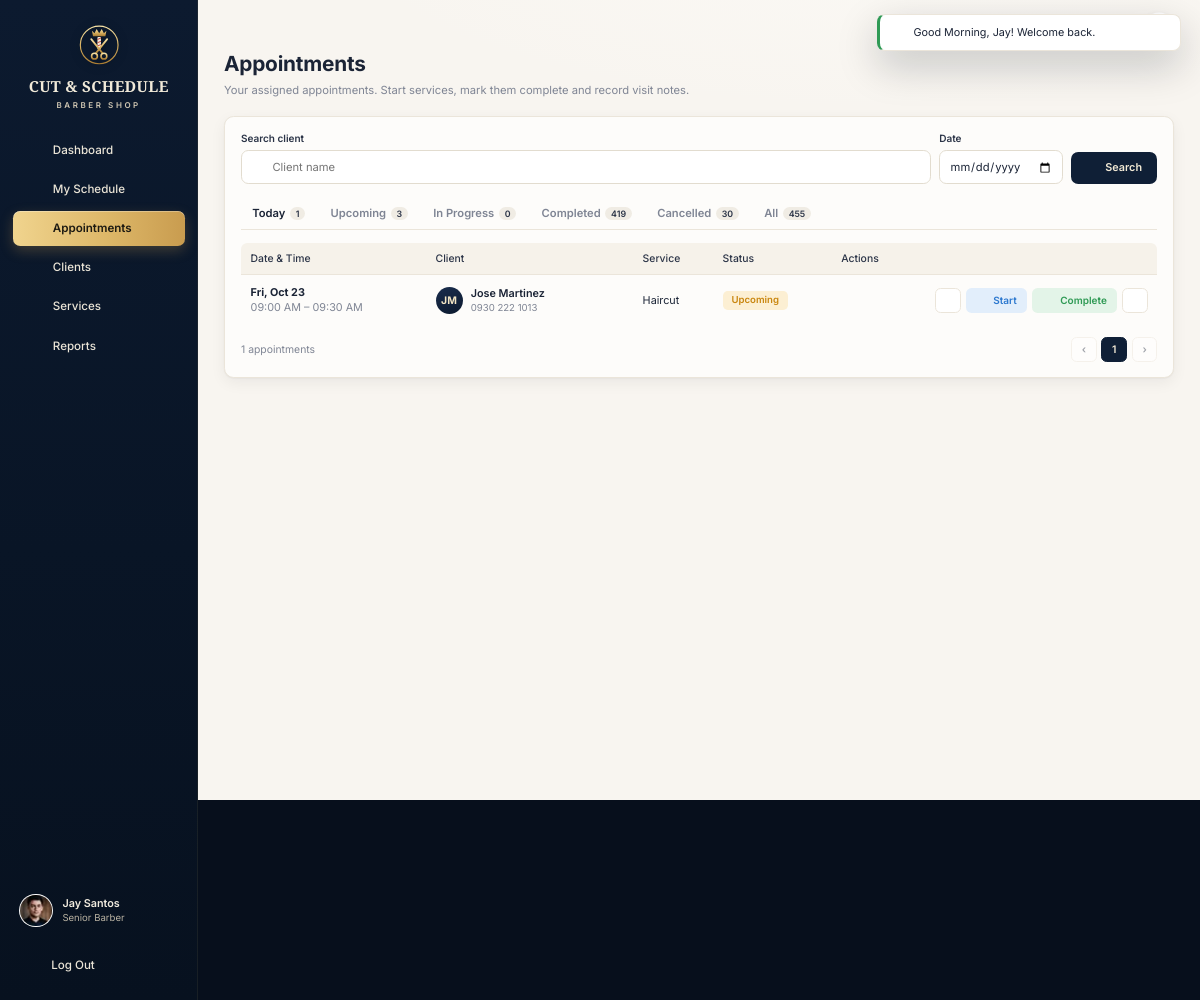
Page /staff/appointments.php (signed in) on the committed database.
### tables this page shows
CREATE TABLE users (
  id               INT AUTO_INCREMENT PRIMARY KEY,
  name             VARCHAR(100) NOT NULL,
  username         VARCHAR(100) UNIQUE NOT NULL,
  email            VARCHAR(150) UNIQUE NOT NULL,
  phone            VARCHAR(30)  NULL,
  password         VARCHAR(255) NOT NULL,
  role             ENUM('owner','staff','client') NOT NULL,
  status           ENUM('active','inactive') DEFAULT 'active',
  avatar           VARCHAR(255) NULL,
  remember_token   VARCHAR(64)  NULL,
  remember_expires DATETIME     NULL,
  created_at       DATETIME DEFAULT CURRENT_TIMESTAMP,
  updated_at       DATETIME DEFAULT CURRENT_TIMESTAMP ON UPDATE CURRENT_TIMESTAMP
);

CREATE TABLE staff_profiles (
  user_id     INT PRIMARY KEY,
  position    VARCHAR(60) NOT NULL DEFAULT 'Barber',
  salary      DECIMAL(10,2) NOT NULL DEFAULT 0,
  rating      DECIMAL(2,1) NOT NULL DEFAULT 5.0,
  work_start  TIME NOT NULL DEFAULT '08:00:00',
  work_end    TIME NOT NULL DEFAULT '19:00:00',
  work_days   VARCHAR(20) NOT NULL DEFAULT '1,2,3,4,5,6',
  bio         VARCHAR(255) NULL,
  CONSTRAINT fk_staff_user FOREIGN KEY (user_id) REFERENCES users(id) ON DELETE CASCADE
);

CREATE TABLE appointments (
  id               INT AUTO_INCREMENT PRIMARY KEY,
  client_id        INT NOT NULL,
  barber_id        INT NOT NULL,
  service_id       INT NOT NULL,
  appointment_date DATE NOT NULL,
  start_time       TIME NOT NULL,
  end_time         TIME NOT NULL,
  status           ENUM('pending','confirmed','in_progress','completed','cancelled') NOT NULL DEFAULT 'pending',
  base_price       DECIMAL(10,2) NOT NULL,
  discount_type    ENUM('none','senior','pwd') NOT NULL DEFAULT 'none',
  discount_amount  DECIMAL(10,2) NOT NULL DEFAULT 0,
  total_price      DECIMAL(10,2) NOT NULL,
  notes            TEXT NULL,
  created_by       INT NULL,
  completed_at     DATETIME NULL,
  created_at       DATETIME DEFAULT CURRENT_TIMESTAMP,
  updated_at       DATETIME DEFAULT CURRENT_TIMESTAMP ON UPDATE CURRENT_TIMESTAMP,
  INDEX idx_barber_date (barber_id, appointment_date),
  INDEX idx_date_status (appointment_date, status),
  INDEX idx_client (client_id),
  CONSTRAINT fk_appt_client  FOREIGN KEY (client_id)  REFERENCES clients(id)  ON DELETE CASCADE,
  CONSTRAINT fk_appt_barber  FOREIGN KEY (barber_id)  REFERENCES users(id)    ON DELETE RESTRICT,
  CONSTRAINT fk_appt_service FOREIGN KEY (service_id) REFERENCES services(id) ON DELETE RESTRICT,
  CONSTRAINT fk_appt_creator FOREIGN KEY (created_by) REFERENCES users(id)    ON DELETE SET NULL
);

CREATE TABLE clients (
  id                   INT AUTO_INCREMENT PRIMARY KEY,
  user_id              INT NULL UNIQUE,
  name                 VARCHAR(100) NOT NULL,
  email                VARCHAR(150) NULL,
  phone                VARCHAR(30)  NULL,
  discount_type        ENUM('none','senior','pwd') NOT NULL DEFAULT 'none',
  preferred_barber_id  INT NULL,
  preferred_service_id INT NULL,
  notes                TEXT NULL,
  avatar               VARCHAR(255) NULL,
  created_at           DATETIME DEFAULT CURRENT_TIMESTAMP,
  updated_at           DATETIME DEFAULT CURRENT_TIMESTAMP ON UPDATE CURRENT_TIMESTAMP,
  CONSTRAINT fk_client_user    FOREIGN KEY (user_id) REFERENCES users(id) ON DELETE SET NULL,
  CONSTRAINT fk_client_barber  FOREIGN KEY (preferred_barber_id) REFERENCES users(id) ON DELETE SET NULL,
  CONSTRAINT fk_client_service FOREIGN KEY (preferred_service_id) REFERENCES services(id) ON DELETE SET NULL
);

CREATE TABLE services (
  id          INT AUTO_INCREMENT PRIMARY KEY,
  name        VARCHAR(100) NOT NULL,
  description VARCHAR(255) NULL,
  price       DECIMAL(10,2) NOT NULL,
  duration    INT NOT NULL,
  image       VARCHAR(255) NULL,
  status      ENUM('active','archived') DEFAULT 'active',
  sort_order  INT NOT NULL DEFAULT 0,
  created_at  DATETIME DEFAULT CURRENT_TIMESTAMP,
  updated_at  DATETIME DEFAULT CURRENT_TIMESTAMP ON UPDATE CURRENT_TIMESTAMP,
  CHECK (price > 0),
  CHECK (duration > 0)
);

### staff/appointments.php (the view, shortened to what the rows shown need)
<?php
require __DIR__ . '/../includes/bootstrap.php';
$user = Auth::requireRole('staff');
$today = date('Y-m-d');
$tabs = ['today' => 'Today', 'upcoming' => 'Upcoming', 'in_progress' => 'In Progress', 'completed' => 'Completed', 'cancelled' => 'Cancelled', 'all' => 'All'];
$date = valid_date(input('date'));
$tab = array_key_exists(input('tab'), $tabs) ? input('tab') : ($date ? 'all' : 'today');
$conds = [
    'today'       => ['a.appointment_date = ?', [$today]],
    'upcoming'    => ["a.appointment_date >= ? AND a.status IN ('pending','confirmed')", [$today]],
    'in_progress' => ["a.status = 'in_progress'", []],
    'completed'   => ["a.status = 'completed'", []],
    'cancelled'   => ["a.status = 'cancelled'", []],
    'all'         => ['1=1', []],
];
$base = 'a.barber_id = ?';
$baseParams = [$user->getId()];
$counts = [];
foreach ($conds as $k => [$sql, $p]) {
    $counts[$k] = (int) Database::value("SELECT COUNT(*) FROM appointments a JOIN clients c ON c.id = a.client_id WHERE $base AND $sql", array_merge($baseParams, $p));
}
[$sql, $p] = $conds[$tab];
$total = $counts[$tab];
[$offset, $pages, $page] = paginate($total, 15);
$order = in_array($tab, ['today', 'upcoming', 'in_progress'], true) ? 'ASC' : 'DESC';
$rows = Database::all(
    "SELECT a.*, c.name AS client_name, c.phone AS client_phone, c.avatar AS client_avatar, s.name AS service_name, s.image AS service_image, u.name AS barber_name
     FROM appointments a JOIN clients c ON c.id = a.client_id JOIN services s ON s.id = a.service_id JOIN users u ON u.id = a.barber_id
     WHERE $base AND $sql ORDER BY a.appointment_date $order, a.start_time $order LIMIT $offset, 15",
    array_merge($baseParams, $p)
);
$notesMap = client_notes_map(array_column($rows, 'client_id'));
require __DIR__ . '/../includes/header.php';
?>
<div class="page-head">
  <div>
    <h1>Appointments</h1>
  </div>
</div>
<section class="card">
  <?php if (!$rows): ?>
    <div class="empty"><?= icon('calendar', '', 36) ?><h3>No appointments here</h3><p>Try another tab or date.</p></div>
  <?php else: ?>
    <div class="table-wrap">
      <table class="tbl tbl-responsive">
        <thead><tr><th>Date &amp; Time</th><th>Client</th><th>Service</th><th>Status</th><th class="text-right">Actions</th></tr></thead>
        <tbody>
          <?php foreach ($rows as $a): $fill = staff_fill($a, $notesMap[$a['client_id']] ?? ''); $f = json_decode($fill, true); ?>
            <tr>
              <td data-label="Date &amp; Time" class="nowrap"><strong><?= e(fmt_date($a['appointment_date'], 'D, M j')) ?></strong><br><span class="t-muted"><?= fmt_time($a['start_time'], true) ?> – <?= fmt_time($a['end_time'], true) ?></span></td>
              <td data-label="Client"><a class="tbl-person" href="<?= url('staff/client_view.php?id=' . (int) $a['client_id']) ?>"><?= avatar($a['client_name'], $a['client_avatar'], 34) ?><span><strong><?= e($a['client_name']) ?></strong><small><?= e($a['client_phone'] ?? '') ?></small></span></a></td>
              <td data-label="Service"><?= e($a['service_name']) ?><?= $a['notes'] ? '<br><span class="t-muted">' . e(mb_strimwidth($a['notes'], 0, 40, '…')) . '</span>' : '' ?></td>
              <td data-label="Status"><?= status_badge($a['status'], true) ?></td>
              <td class="tbl-actions-cell"><div class="tbl-actions">
                <button class="icon-action" type="button" title="Details" data-modal-open="staffApptModal" data-fill="<?= e($fill) ?>"><?= icon('eye', '', 16) ?></button>
                <?php if ($f['can_start']): ?>
                  <form class="inline" method="post"><button class="btn btn-blue btn-sm" type="submit"><?= icon('play', '', 13) ?> Start</button></form>
                <?php endif; ?>
                <?php if ($f['can_complete']): ?>
                  <form class="inline" method="post" data-confirm="Mark <?= e($a['service_name']) ?> for <?= e($a['client_name']) ?> as completed?"><button class="btn btn-success btn-sm" type="submit"><?= icon('check', '', 14, 2.4) ?> Complete</button></form>
                <?php endif; ?>
                <button class="icon-action" type="button" title="Add note" data-modal-open="noteModal" data-fill="<?= e(json_encode(['appointment_id' => $a['id'], 'd_client' => $a['client_name'], 'd_service' => $a['service_name']])) ?>"><?= icon('note', '', 15) ?></button>
              </div></td>
            </tr>
          <?php endforeach; ?>
        </tbody>
      </table>
    </div>
  <?php endif; ?>
</section>
<?php require __DIR__ . '/../includes/footer.php'; ?>

### includes/header.php (shortened to what the rows shown need)
<?php
$role = $user->getRole();
$profileUrl = ['owner' => 'owner/settings.php', 'staff' => 'staff/profile.php', 'client' => 'client/profile.php'][$role];
?>
<!doctype html>
<html lang="en">
<head>
  <link rel="stylesheet" href="<?= asset('assets/css/app.css') ?>">
</head>
<body class="app role-<?= e($role) ?>" data-base="<?= e(BASE_URL) ?>"<?= !empty($fitScreen) ? ' data-fit' : '' ?>>
<div class="app-shell">
  <aside class="sidebar" id="sidebar">
      <?php foreach (nav_items($role) as [$key, $label, $href, $ico]): ?>
          <?= icon($ico, '', 20) ?><span><?= e($label) ?></span>
      <?php endforeach; ?>
    <div class="sidebar-foot">
      <a class="sidebar-user" href="<?= url($profileUrl) ?>">
        <?= avatar($user->getName(), $user->getAvatar(), 42) ?>
        <span>
          <strong><?= e($user->getName()) ?></strong>
          <small><?= e($user->roleLabel()) ?></small>
        </span>
      </a>
    </div>
  </aside>
  <div class="main">
    <main class="content">

### includes/functions.php (shortened to what the rows shown need)
<?php
function e($value): string
{
    return htmlspecialchars((string) ($value ?? ''), ENT_QUOTES, 'UTF-8');
}
function url(string $path = ''): string
{
    return BASE_URL . '/' . ltrim($path, '/');
}
function asset(string $path): string
{
    $file = APP_ROOT . '/' . ltrim($path, '/');
    $v = is_file($file) ? filemtime($file) : 1;
    return url($path) . '?v=' . $v;
}
function input(string $key, $default = '')
{
    $v = $_POST[$key] ?? $_GET[$key] ?? $default;
    return is_string($v) ? trim($v) : $v;
}
function fmt_time(?string $time, bool $pad = false): string
{
    return date($pad ? 'h:i A' : 'g:i A', strtotime('2000-01-01 ' . $time));
}
function fmt_date(?string $date, string $format = 'M j, Y'): string
{
    return $date ? date($format, strtotime($date)) : '';
}
function initials(string $name): string
{
    $parts = preg_split('/\s+/', trim($name));
    $first = mb_substr($parts[0] ?? '', 0, 1);
    $last = count($parts) > 1 ? mb_substr(end($parts), 0, 1) : '';
    return mb_strtoupper($first . $last);
}
function media_url(?string $path): ?string
{
    if (!$path) {
        return null;
    }
    return is_file(APP_ROOT . '/' . $path) ? url($path) : null;
}
function avatar(?string $name, ?string $path = null, int $size = 40, string $class = ''): string
{
    $src = media_url($path);
    $style = "width:{$size}px;height:{$size}px;";
    if ($src) {
        return '<img class="avatar ' . e($class) . '" src="' . e($src) . '" alt="' . e($name) . '" style="' . $style . '">';
    }
    $fs = max(10, (int) round($size * 0.38));
    return '<span class="avatar avatar-initials ' . e($class) . '" style="' . $style . 'font-size:' . $fs . 'px">' . e(initials($name ?? '?')) . '</span>';
}
function status_badge(string $status, bool $staffView = false): string
{
    $label = Appointment::statusLabel($status, $staffView);
    $cls = $staffView && in_array($status, ['pending', 'confirmed'], true) ? 'upcoming' : $status;
    return '<span class="badge badge-' . e($cls) . '">' . e($label) . '</span>';
}
function valid_date(?string $date, ?string $fallback = null): ?string
{
    $d = $date ? DateTime::createFromFormat('Y-m-d', $date) : false;
    return $d && $d->format('Y-m-d') === $date ? $date : $fallback;
}
function paginate(int $total, int $perPage = 15): array
{
    $pages = max(1, (int) ceil($total / $perPage));
    $page = min($pages, max(1, (int) ($_GET['page'] ?? 1)));
    return [($page - 1) * $perPage, $pages, $page];
}

### includes/icons.php (shortened to what the rows shown need)
<?php
function icon(string $name, string $class = '', int $size = 20, float $stroke = 1.8): string
{
    static $paths = null;
    $body = $paths[$name] ?? $paths['info'];
    $cls = trim('icon ' . $class);
    return '<svg class="' . $cls . '" width="' . $size . '" height="' . $size . '" viewBox="0 0 24 24" fill="none" stroke="currentColor" stroke-width="' . $stroke . '" stroke-linecap="round" stroke-linejoin="round" aria-hidden="true">' . $body . '</svg>';
}

### rows in the picture
users: avatar (picture), name "Jay Santos"
staff_profiles: position "Senior Barber"
appointments: appointment_date "Fri, Oct 23", start_time "09:00 AM", end_time "09:30 AM", client.name "JM", client.name "Jose Martinez", client.phone "0930 222 1013", service.name "Haircut", status "Upcoming", $size 16 (drawn)

### other values in the picture
$label "Dashboard"
$label "My Schedule"
$label "Appointments"
$label "Clients"
$label "Services"
$label "Reports"
$f['message'] "Good Morning, Jay! Welcome back."
$label "Today"
$counts[$k] "1"
$label "Upcoming"
$counts[$k] "3"
$label "In Progress"
$counts[$k] "0"
$label "Completed"
$counts[$k] "419"
